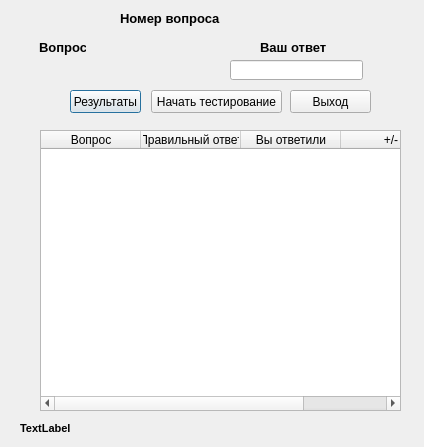
<?xml version="1.0" encoding="UTF-8"?>
<ui version="4.0">
 <class>Dialog</class>
 <widget class="QDialog" name="Dialog">
  <property name="geometry">
   <rect>
    <x>0</x>
    <y>0</y>
    <width>424</width>
    <height>447</height>
   </rect>
  </property>
  <property name="maximumSize">
   <size>
    <width>424</width>
    <height>469</height>
   </size>
  </property>
  <property name="windowTitle">
   <string>Проверь свои знания таблицы умножения</string>
  </property>
  <property name="layoutDirection">
   <enum>Qt::LeftToRight</enum>
  </property>
  <property name="autoFillBackground">
   <bool>false</bool>
  </property>
  <widget class="QLabel" name="label">
   <property name="geometry">
    <rect>
     <x>120</x>
     <y>10</y>
     <width>241</width>
     <height>16</height>
    </rect>
   </property>
   <property name="font">
    <font>
     <pointsize>10</pointsize>
     <weight>75</weight>
     <bold>true</bold>
    </font>
   </property>
   <property name="text">
    <string>Номер вопроса</string>
   </property>
  </widget>
  <widget class="QLabel" name="label_2">
   <property name="geometry">
    <rect>
     <x>50</x>
     <y>57</y>
     <width>53</width>
     <height>26</height>
    </rect>
   </property>
   <property name="text">
    <string>&lt;html&gt;&lt;head/&gt;&lt;body&gt;&lt;p&gt;&lt;br/&gt;&lt;/p&gt;&lt;/body&gt;&lt;/html&gt;</string>
   </property>
  </widget>
  <widget class="QLabel" name="label_3">
   <property name="geometry">
    <rect>
     <x>39</x>
     <y>40</y>
     <width>47</width>
     <height>16</height>
    </rect>
   </property>
   <property name="text">
    <string>&lt;html&gt;&lt;head/&gt;&lt;body&gt;&lt;p&gt;&lt;span style=&quot; font-size:10pt; font-weight:600;&quot;&gt;Вопрос&lt;/span&gt;&lt;/p&gt;&lt;/body&gt;&lt;/html&gt;</string>
   </property>
  </widget>
  <widget class="QLabel" name="label_4">
   <property name="geometry">
    <rect>
     <x>260</x>
     <y>40</y>
     <width>69</width>
     <height>16</height>
    </rect>
   </property>
   <property name="text">
    <string>&lt;html&gt;&lt;head/&gt;&lt;body&gt;&lt;p&gt;&lt;span style=&quot; font-size:10pt; font-weight:600;&quot;&gt;Ваш ответ&lt;/span&gt;&lt;/p&gt;&lt;/body&gt;&lt;/html&gt;</string>
   </property>
  </widget>
  <widget class="QLineEdit" name="lineEdit">
   <property name="geometry">
    <rect>
     <x>230</x>
     <y>60</y>
     <width>133</width>
     <height>20</height>
    </rect>
   </property>
   <property name="text">
    <string/>
   </property>
  </widget>
  <widget class="QPushButton" name="pushButton_2">
   <property name="geometry">
    <rect>
     <x>70</x>
     <y>90</y>
     <width>71</width>
     <height>23</height>
    </rect>
   </property>
   <property name="text">
    <string>Результаты</string>
   </property>
  </widget>
  <widget class="QTableWidget" name="tableWidget">
   <property name="geometry">
    <rect>
     <x>40</x>
     <y>130</y>
     <width>361</width>
     <height>281</height>
    </rect>
   </property>
   <property name="maximumSize">
    <size>
     <width>361</width>
     <height>16777215</height>
    </size>
   </property>
   <property name="toolTip">
    <string>&lt;html&gt;&lt;head/&gt;&lt;body&gt;&lt;p align=&quot;center&quot;&gt;&lt;br/&gt;&lt;/p&gt;&lt;/body&gt;&lt;/html&gt;</string>
   </property>
   <property name="whatsThis">
    <string>&lt;html&gt;&lt;head/&gt;&lt;body&gt;&lt;p align=&quot;center&quot;&gt;&lt;br/&gt;&lt;/p&gt;&lt;/body&gt;&lt;/html&gt;</string>
   </property>
   <property name="autoScroll">
    <bool>true</bool>
   </property>
   <attribute name="horizontalHeaderMinimumSectionSize">
    <number>30</number>
   </attribute>
   <column>
    <property name="text">
     <string>Вопрос</string>
    </property>
   </column>
   <column>
    <property name="text">
     <string>Правильный ответ</string>
    </property>
   </column>
   <column>
    <property name="text">
     <string>Вы ответили</string>
    </property>
   </column>
   <column>
    <property name="text">
     <string>+/-</string>
    </property>
   </column>
  </widget>
  <widget class="QPushButton" name="pushButton_3">
   <property name="geometry">
    <rect>
     <x>290</x>
     <y>90</y>
     <width>81</width>
     <height>23</height>
    </rect>
   </property>
   <property name="text">
    <string>Выход</string>
   </property>
  </widget>
  <widget class="QLabel" name="label_5">
   <property name="geometry">
    <rect>
     <x>20</x>
     <y>420</y>
     <width>371</width>
     <height>16</height>
    </rect>
   </property>
   <property name="font">
    <font>
     <pointsize>8</pointsize>
     <weight>75</weight>
     <bold>true</bold>
    </font>
   </property>
   <property name="text">
    <string>TextLabel</string>
   </property>
  </widget>
  <widget class="QPushButton" name="pushButton">
   <property name="geometry">
    <rect>
     <x>151</x>
     <y>90</y>
     <width>131</width>
     <height>23</height>
    </rect>
   </property>
   <property name="text">
    <string>Начать тестирование</string>
   </property>
  </widget>
 </widget>
 <layoutdefault spacing="6" margin="11"/>
 <resources/>
 <connections/>
</ui>
